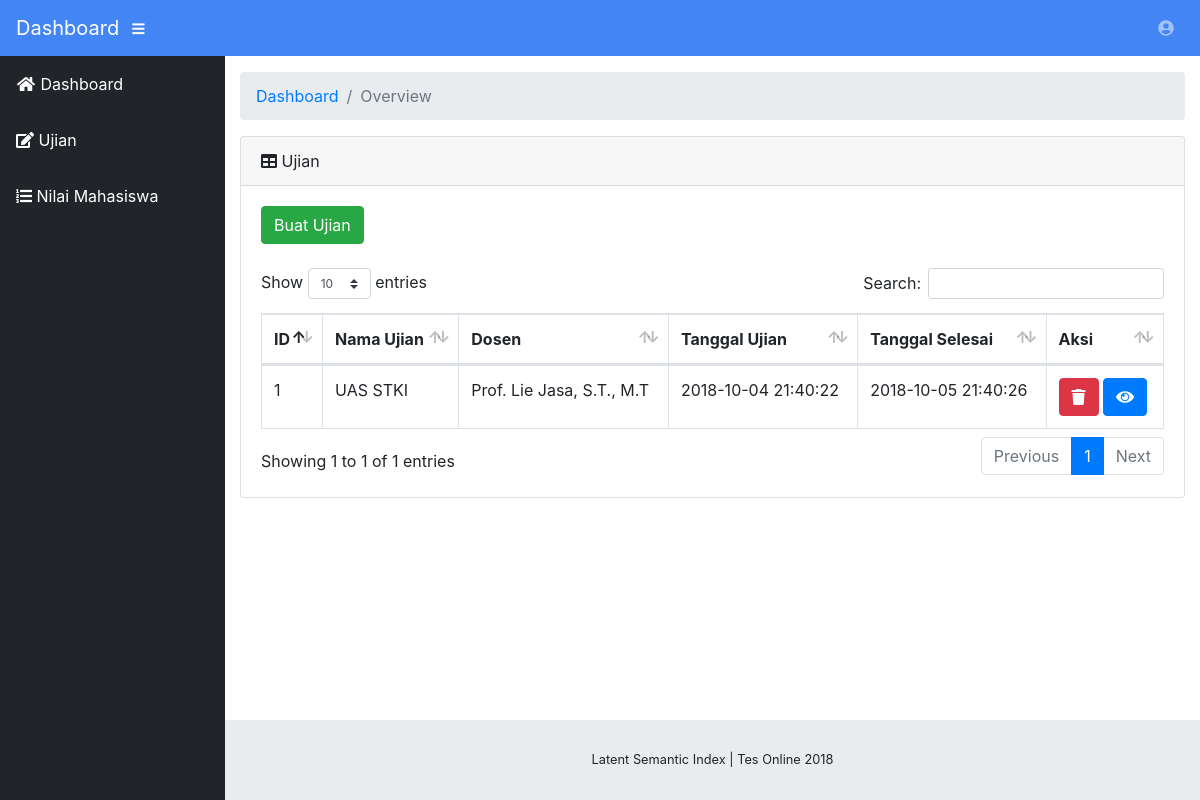
The page /include/dosen/index.php?page=nilai_mhs on the database as committed earlier.
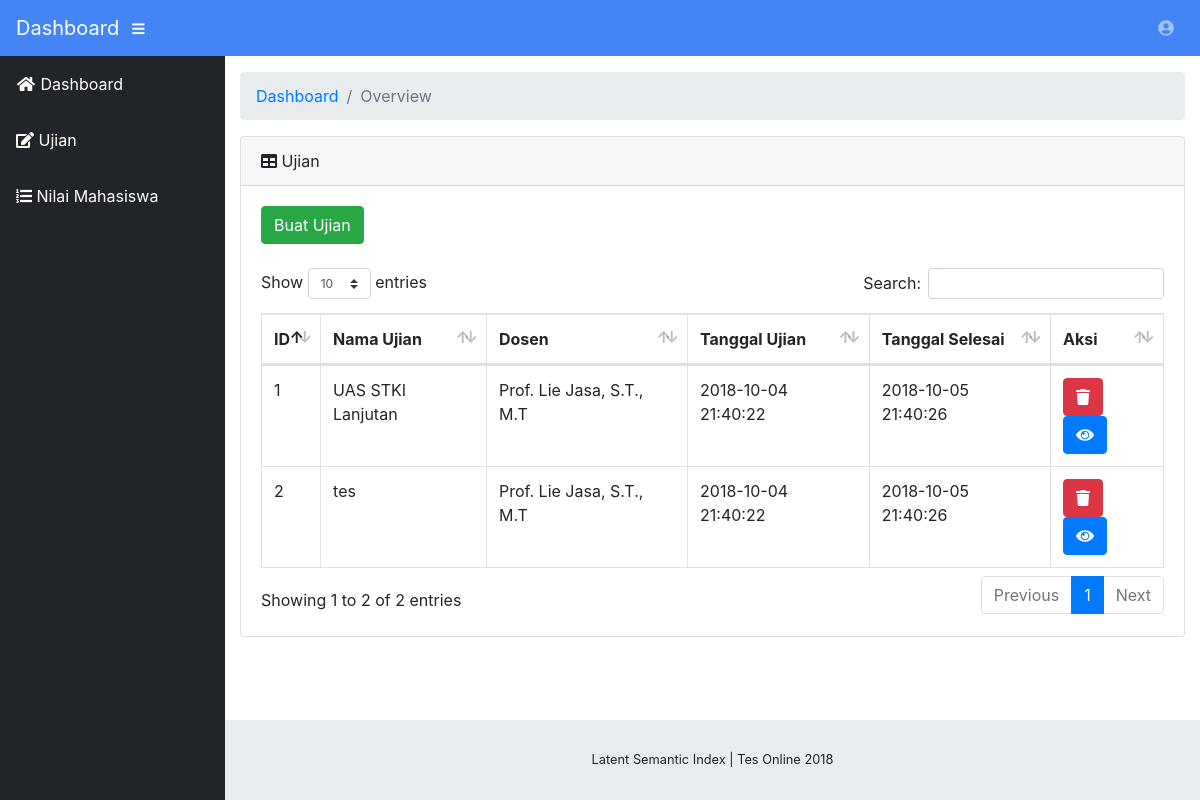
The same page on the database as committed later.
### tables this page shows
CREATE TABLE `tb_ujian` (
  `id_ujian` int(10) NOT NULL AUTO_INCREMENT,
  `nama_ujian` varchar(255) DEFAULT NULL,
  `tgl_buat_ujian` datetime DEFAULT NULL,
  `tgl_selesai_ujian` datetime DEFAULT NULL,
  `id_dosen` int(11) DEFAULT NULL,
  `status_ujian` enum('Aktif','Selesai','Dihapus') DEFAULT NULL,
  PRIMARY KEY (`id_ujian`),
  KEY `id_dosen` (`id_dosen`),
  CONSTRAINT `tb_ujian_ibfk_1` FOREIGN KEY (`id_dosen`) REFERENCES `tb_dosen` (`id_dosen`)
);

CREATE TABLE `tb_dosen` (
  `id_dosen` int(10) NOT NULL AUTO_INCREMENT,
  `nama_dosen` varchar(255) DEFAULT NULL,
  `username_dosen` varchar(255) DEFAULT NULL,
  `password_dosen` varchar(255) DEFAULT NULL,
  PRIMARY KEY (`id_dosen`)
);

### include/dosen/content_daftar_ujian.php (the view)
<div class="card mb-3">
	<div class="card-header">
		<i class="fas fa-table"></i> Ujian
	</div>
	<div class="card-body">
		<a class="btn-success btn" href="?page=ujian&aksi=buat_ujian">Buat Ujian</a><br /><br />
		<div class="table-responsive">
			<table class="table table-bordered" id="dataTable" width="100%" cellspacing="0">
				<thead>
					<tr>
						<th>ID</th>
						<th>Nama Ujian</th>
						<th>Dosen</th>
						<th>Tanggal Ujian</th>
						<th>Tanggal Selesai</th>
						<th>Aksi</th>
					</tr>
				</thead>
				<tbody>
					<?php
						$semua_ujian = mysqli_query($conn, "SELECT * FROM tb_ujian INNER JOIN tb_dosen ON tb_ujian.`id_dosen`=tb_dosen.`id_dosen`");
						foreach ($semua_ujian as $ujian) {
					?>
					<tr>
						<td><?php echo $ujian['id_ujian']?></td>
						<td><?php echo $ujian['nama_ujian']?></td>
						<td><?php echo $ujian['nama_dosen']?></td>
						<td><?php echo $ujian['tgl_buat_ujian']?></td>
						<td><?php echo $ujian['tgl_selesai_ujian']?></td>
						<td>
							<a class="btn btn-danger" href="javascript:void(o)">
								<i class="fas fa-trash"></i>
							</a>
							<a class="btn btn-primary" href="?page=nilai_mhs&aksi=lihat&id_ujian=<?php echo $ujian['id_ujian']?>">
								<i class="fas fa-eye"></i>
							</a>
						</td>
					</tr>
					<?php
						}
					?>
				</tbody>
			</table>
		</div>
	</div>
</div>

### include/dosen/index.php (shortened to what this page needs)
<!DOCTYPE html>
<html lang="en">
	<head>
		<?php include 'include/head.php';
		?>
	</head>
	<body id="page-top">
		<?php include 'include/navbar.php' ?>
		<div id="wrapper">
			<?php
				include 'include/dosen/sidebar_dosen.php';
			?>
			<div id="content-wrapper">
				<div class="container-fluid">
					<ol class="breadcrumb">
						<li class="breadcrumb-item">
							<a href="#">Dashboard</a>
						</li>
						<li class="breadcrumb-item active">Overview</li>
					</ol>
					<?php
						if(isset($_GET['page'])){
							if($_GET['page']=='ujian'){
								if (isset($_GET['id_ujian'])) {
									if (isset($_GET['aksi'])) {
										if($_GET['aksi']=='tambah_soal'){
											include 'include/dosen/content_tambah_soal.php';
										} else if($_GET['aksi']=='hapus'){
											include 'include/dosen/content_hapus_ujian.php';
										} else if($_GET['aksi']=='edit'){
											include 'include/dosen/content_edit_ujian.php';
										}
									} else {
										include 'include/dosen/content_lihat_ujian.php';
									}
								} else if(isset($_GET['aksi'])){
									if($_GET['aksi']=='buat_ujian'){
										include 'include/dosen/content_buat_ujian.php';
									}
								} else {
									include 'include/dosen/content_ujian.php';
								}
							} else if($_GET['page']=='nilai_mhs'){
								if(isset($_GET['aksi'])){
									if($_GET['aksi']=='lihat'){
										if(isset($_GET['id'])){
											include 'include/dosen/content_lihat_nilai_mhs.php';
										} else {
											include 'include/dosen/content_nilai_mhs.php';
										}
									}
								} else {
									include 'include/dosen/content_daftar_ujian.php';
								}
							}
						} else {
							include 'include/dosen/content_dashboard.php';
						}
					?>
				</div>
				<footer class="sticky-footer">
					<div class="container my-auto">
						<div class="copyright text-center my-auto">
							<span>Latent Semantic Index | Tes Online 2018</span>
						</div>
					</div>
				</footer>
			</div>
		</div>
	</body>
</html>

### include/head.php (shortened to what this page needs)
<link href="assets/vendor/bootstrap/css/bootstrap.min.css" rel="stylesheet">
<link href="assets/vendor/fontawesome-free/css/all.min.css" rel="stylesheet" type="text/css">
<link href="assets/vendor/datatables/dataTables.bootstrap4.css" rel="stylesheet">
<link href="assets/css/sb-admin.css" rel="stylesheet">

### include/navbar.php (shortened to what this page needs)
<nav class="navbar navbar-expand navbar-dark color-navbar static-top">
<a class="navbar-brand mr-1" href="index.html">Dashboard</a>
<button class="btn btn-link btn-sm text-white order-1 order-sm-0" id="sidebarToggle" href="#">
  <i class="fas fa-bars"></i>
</button>
<ul class="navbar-nav ml-auto ml-md-0">
  <li class="nav-item dropdown no-arrow">
    <a class="nav-link dropdown-toggle" href="#" id="userDropdown" role="button" data-toggle="dropdown" aria-haspopup="true" aria-expanded="false">
      <i class="fas fa-user-circle fa-fw"></i>
    </a>
  </li>
</ul>
</nav>

### include/dosen/sidebar_dosen.php
<ul class="sidebar navbar-nav">
    <li class="nav-item active">
        <a class="nav-link" href="dosen">
        <i class="fas fa-fw fa-home"></i>
        <span>Dashboard</span>
        </a>
    </li>
    <li class="nav-item active">
        <a class="nav-link" href="?page=ujian">
        <i class="fas fa-edit"></i>
        <span>Ujian</span>
        </a>
    </li>
    <li class="nav-item active">
        <a class="nav-link" href="?page=nilai_mhs">
        <i class="fas fa-list-ol"></i>
        <span>Nilai Mahasiswa</span>
        </a>
    </li>
</ul>

### assets/css/sb-admin.css (style rules this page uses)
html { position: relative; min-height: 100%; }
body { height: 100%; }
#wrapper { display: -webkit-box; display: -ms-flexbox; display: flex; }
#wrapper #content-wrapper { overflow-x: hidden; width: 100%; padding-top: 1rem; padding-bottom: 80px; }
.navbar-nav .nav-item.active .nav-link { color: #fff; }
.navbar-nav .nav-item.dropdown .dropdown-toggle::after { width: 1rem; text-align: center; float: right; vertical-align: 0; border: 0; font-weight: 900; content: '\f105'; font-family: 'Font Awesome 5 Free'; }
.navbar-nav .nav-item.dropdown.no-arrow .dropdown-toggle::after { display: none; }
.sidebar { width: 90px !important; background-color: #212529; min-height: calc(100vh - 56px); }
.sidebar .nav-item:last-child { margin-bottom: 1rem; }
.sidebar .nav-item .nav-link { text-align: center; padding: 0.75rem 1rem; width: 90px; }
.sidebar .nav-item .nav-link span { font-size: 0.65rem; display: block; }
.sidebar .nav-item .nav-link { color: rgba(255, 255, 255, 0.5); }
@media (min-width: 768px) { .sidebar { width: 225px !important; } }
@media (min-width: 768px) { .sidebar .nav-item .nav-link { display: block; width: 100%; text-align: left; padding: 1rem; width: 225px; } }
@media (min-width: 768px) { .sidebar .nav-item .nav-link span { font-size: 1rem; display: inline; } }
:root { --input-padding-x: 0.75rem; --input-padding-y: 0.75rem; }
footer.sticky-footer { display: -webkit-box; display: -ms-flexbox; display: flex; position: absolute; right: 0; bottom: 0; width: calc(100% - 90px); height: 80px; background-color: #e9ecef; }
footer.sticky-footer .copyright { line-height: 1; font-size: 0.8rem; }
@media (min-width: 768px) { footer.sticky-footer { width: calc(100% - 225px); } }
.color-navbar { background-color: #4385F5; }

Rows that differ between the two databases and show on the page:
changed tb_ujian id 1: nama_ujian "UAS STKI" → "UAS STKI Lanjutan"
added tb_ujian: id_ujian "2", nama_ujian "tes", id_dosen.nama_dosen "Prof. Lie Jasa, S.T., M.T", tgl_buat_ujian "2018-10-04 21:40:22", tgl_selesai_ujian "2018-10-05 21:40:26"
Other text that changed with them:
text written by a page script: "Show entries Search: Showing 1 to 1 of 1 entries Previous 1 Next" → "Show entries Search: Showing 1 to 2 of 2 entries Previous 1 Next"
